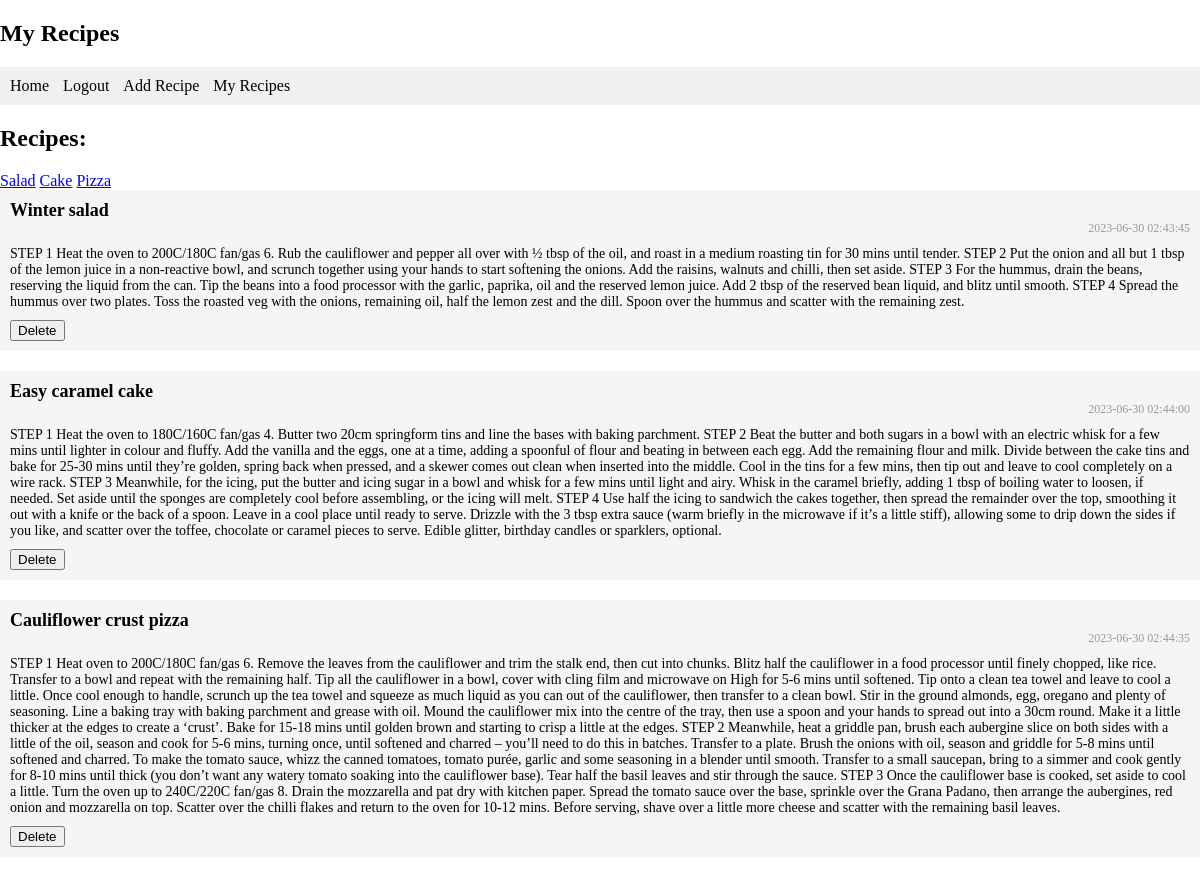
The app's page /my_recipes (signed in) with its own data.
### tables this page shows
CREATE TABLE users_recipes
                         (id INTEGER PRIMARY KEY AUTOINCREMENT,
                          recipe_name TEXT,
                          recipe_description TEXT,
                          created_at DATETIME DEFAULT CURRENT_TIMESTAMP,
                          user_name TEXT, 
                          recipe_id);

### main.py (the view)
@app.route('/my_recipes')
def my_recipes():
    if 'username' in session:
        user_name = session['username']
        db = get_db()
        c = db.cursor()
        c.execute("SELECT * FROM users_recipes WHERE user_name=?", (user_name,))
        recipes = c.fetchall()
        return render_template('my_recipes.html', recipes=recipes)
    else:
        return redirect('/login')

### main.py (called while the page is built)
def get_db():
    db = getattr(g, '_database', None)
    if db is None:
        db = g._database = sqlite3.connect(DATABASE)
    return db

@app.teardown_appcontext
def close_connection(exception):
    db = getattr(g, '_database', None)
    if db is not None:
        db.close()

### templates/my_recipes.html (shortened to what this page needs)
<!DOCTYPE html>
<html>
<head>
    <link rel="stylesheet" type="text/css" href="{{ url_for('static', filename='style.css') }}">
</head>
<body>
    <h2>My Recipes</h2>
    <div id="menu">
        <ul>
            <li><a href="/">Home</a></li>
            <li><a href="/logout">Logout</a></li>
            <li><a href="/add_recipe">Add Recipe</a></li>
            <li><a href="/my_recipes">My Recipes</a></li>
        </ul>
    </div>
<h2>Recipes:</h2>
        <div class="button-container">
            <a href="/recipe/salad" class="button">Salad</a>
            <a href="/recipe/cake" class="button">Cake</a>
            <a href="/recipe/pizza" class="button">Pizza</a>
        </div>
    <div class="recipe-list">
        {% if recipes %}
            {% for recipe in recipes %}
            <div class="recipe-card">
                <div class="recipe-title">{{ recipe[1] }}</div>
                <div class="recipe-datetime">{{ recipe[3] }}</div>
                <div class="recipe-description">{{ recipe[2] }}</div>
                <form action="/delete_recipe" method="POST">
                    <input type="submit" value="Delete" class="delete-button">
                </form>
            </div>
            {% endfor %}
        {% else %}
            <h2>Empty</h2>
        {% endif %}
    </div>
</body>
</html>

### templates/style.css (style rules this page uses)
body { margin: 0; padding: 0; }
#menu { background-color: #f0f0f0; padding: 10px; }
#menu ul { list-style-type: none; margin: 0; padding: 0; }
#menu ul li { display: inline-block; margin-right: 10px; }
#menu ul li a { text-decoration: none; color: #000; }

### templates/my_recipes.html (style rules this page uses)
.recipe-card { margin-bottom: 20px; padding: 10px; background-color: #f5f5f5; }
.recipe-title { font-size: 18px; font-weight: bold; }
.recipe-description { margin-top: 10px; font-size: 14px; }
.recipe-datetime { font-size: 12px; text-align: right; color: #999; }
.delete-button { margin-top: 10px; }

### records on screen
users_recipes: recipe_name "Winter salad", created_at "2023-06-30 02:43:45", recipe_description "STEP 1 Heat the oven to 200C/180C fan/gas 6. Rub the cauliflower and pepper all over with ½ tbsp of the oil, and roast in a medium roasting tin for 30 mins until tender. STEP 2 Put the onion and all but 1 tbsp of the lemon juice in a non-reactive bowl, and scrunch together using your hands to start softening the onions. Add the raisins, walnuts and chilli, then set aside. STEP 3 For the hummus, drain the beans, reserving the liquid from the can. Tip the beans into a food processor with the garlic, paprika, oil and the reserved lemon juice. Add 2 tbsp of the reserved bean liquid, and blitz until smooth. STEP 4 Spread the hummus over two plates. Toss the roasted veg with the onions, remaining…"
users_recipes: recipe_name "Easy caramel cake", created_at "2023-06-30 02:44:00", recipe_description "STEP 1 Heat the oven to 180C/160C fan/gas 4. Butter two 20cm springform tins and line the bases with baking parchment. STEP 2 Beat the butter and both sugars in a bowl with an electric whisk for a few mins until lighter in colour and fluffy. Add the vanilla and the eggs, one at a time, adding a spoonful of flour and beating in between each egg. Add the remaining flour and milk. Divide between the cake tins and bake for 25-30 mins until they’re golden, spring back when pressed, and a skewer comes out clean when inserted into the middle. Cool in the tins for a few mins, then tip out and leave to cool completely on a wire rack. STEP 3 Meanwhile, for the icing, put the butter and icing sugar in…"
users_recipes: recipe_name "Cauliflower crust pizza", created_at "2023-06-30 02:44:35", recipe_description "STEP 1 Heat oven to 200C/180C fan/gas 6. Remove the leaves from the cauliflower and trim the stalk end, then cut into chunks. Blitz half the cauliflower in a food processor until finely chopped, like rice. Transfer to a bowl and repeat with the remaining half. Tip all the cauliflower in a bowl, cover with cling film and microwave on High for 5-6 mins until softened. Tip onto a clean tea towel and leave to cool a little. Once cool enough to handle, scrunch up the tea towel and squeeze as much liquid as you can out of the cauliflower, then transfer to a clean bowl. Stir in the ground almonds, egg, oregano and plenty of seasoning. Line a baking tray with baking parchment and grease with oil.…"
